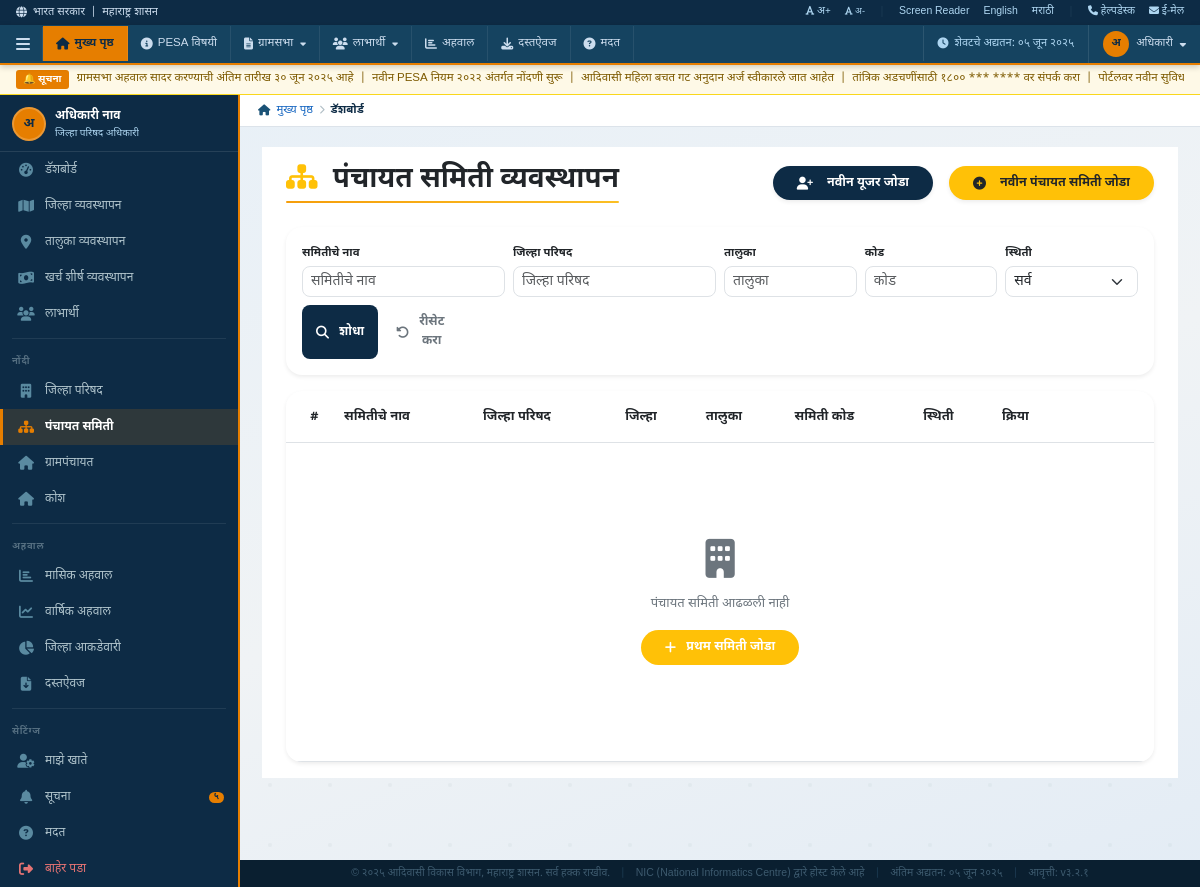
Page /PanchayatSamiti/PS-Manage-Panchayat-Samitis/ (signed in) on the earlier database version.
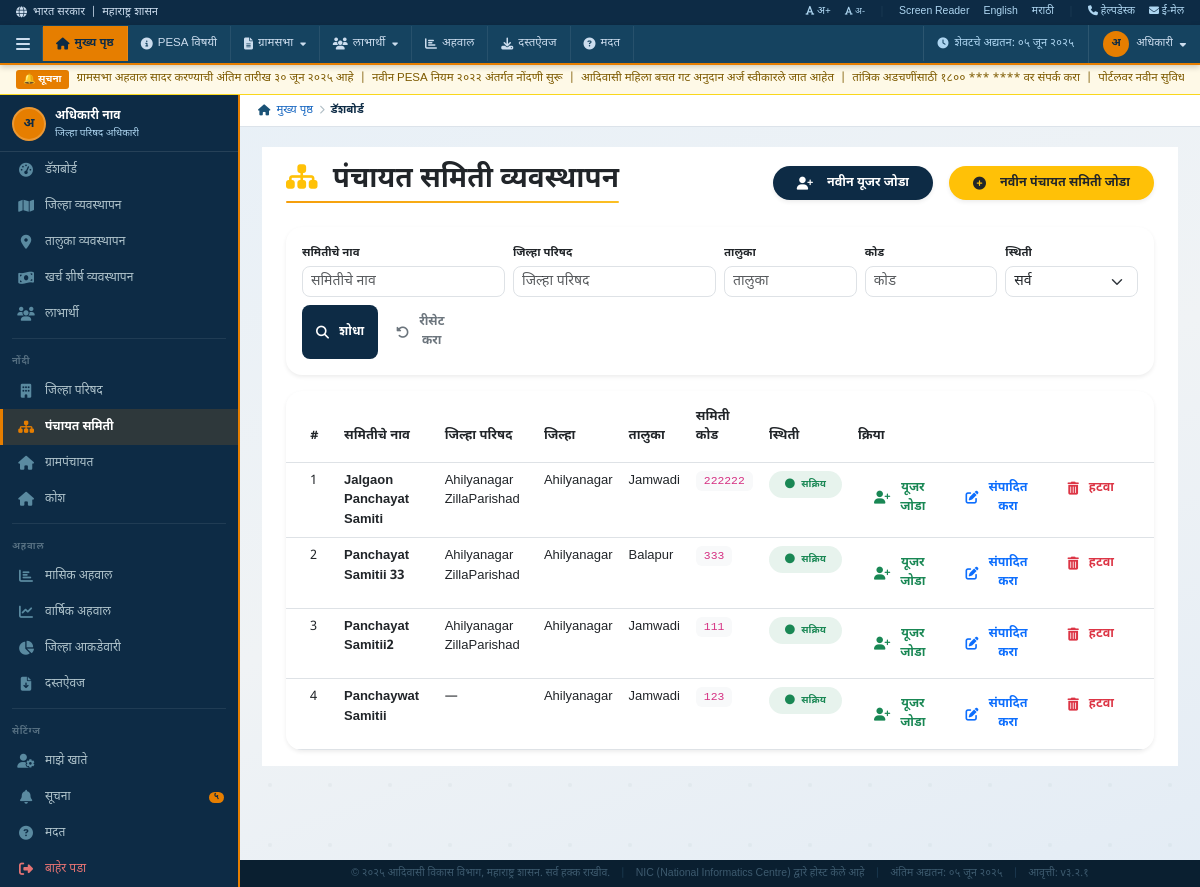
Same page on the later database version.
### PanchayatSamiti/models.py (models this page shows)
class Panchayat_Samiti(models.Model):
    STATUS_CHOICES = (
        ('Active', 'Active'),
        ('Inactive', 'Inactive'),
    )
    zilla_parishad = models.ForeignKey(Zilla_Parishad,on_delete=models.SET_NULL,null=True,blank=True, related_name='panchayat_samitis')
    panchayat_samiti_name = models.CharField(max_length=255,null=True,blank=True)
    panchayat_samiti_code = models.CharField(max_length=255,unique=True,null=True,blank=True)
    taluka = models.ForeignKey(Taluka,on_delete=models.SET_NULL,null=True,blank=True,related_name='panchayat_samitis')
    status = models.CharField(max_length=20,choices=STATUS_CHOICES,default='Active',null=True,blank=True)
    created_at = models.DateTimeField(auto_now_add=True,null=True,blank=True)
    updated_at = models.DateTimeField(auto_now=True,null=True,blank=True)

### ZillaParishad/models.py (models this page shows)
class Zilla_Parishad(models.Model):
    STATUS_CHOICES = (
        ('Active', 'Active'),
        ('Inactive', 'Inactive'),
    )
    zillaParishad_name = models.CharField(max_length=255,null=True,blank=True)
    district = models.ForeignKey(District,on_delete=models.SET_NULL,null=True,blank=True,related_name='zilla_parishads')
    zillaParishad_code = models.CharField(max_length=50,unique=True,null=True,blank=True)
    status = models.CharField(max_length=20,choices=STATUS_CHOICES,default='Active',null=True,blank=True)
    created_at = models.DateTimeField(auto_now_add=True,null=True,blank=True)
    updated_at = models.DateTimeField(auto_now=True,null=True,blank=True)

### Main/models.py (models this page shows, shortened)
class Taluka(models.Model):
    district = models.ForeignKey('District',on_delete=models.SET_NULL,null=True,blank=True,related_name='talukas')
    name = models.CharField(max_length=255, null=True, blank=True)
    created_at = models.DateTimeField(auto_now_add=True, null=True, blank=True)
    updated_at = models.DateTimeField(auto_now=True, null=True, blank=True)

class District(models.Model):
    name = models.CharField(max_length=255, null=True, blank=True)
    created_at = models.DateTimeField(auto_now_add=True, null=True, blank=True)
    updated_at = models.DateTimeField(auto_now=True, null=True, blank=True)

### PanchayatSamiti/views.py (the view, shortened to what this page needs)
# urls.py: path('PS-Manage-Panchayat-Samitis/',views.PS_Manage_Panchayat_Samitis,name='PS-Manage-Panchayat-Samitis'),
def PS_Manage_Panchayat_Samitis(request):
    if not request.session.get('superuser_id'):
        return redirect('SuperUser-Login')
    try:
        user = Super_User.objects.get(
            id=request.session.get('superuser_id'),
            status='Active'
        )
    except Super_User.DoesNotExist:
        request.session.flush()
        return redirect('SuperUser-Login')
    all_zilla_parishads = Zilla_Parishad.objects.filter(status='Active').select_related('district').order_by('zillaParishad_name')
    talukas_by_district = {}
    all_districts = District.objects.all()
    for district in all_districts:
        talukas_by_district[str(district.id)] = list(
            Taluka.objects.filter(district=district).values('id', 'name').order_by('name')
        )
    panchayat_samiti_name = request.GET.get('panchayat_samiti_name', '').strip()
    zilla_parishad_name = request.GET.get('zilla_parishad_name', '').strip()
    taluka_name = request.GET.get('taluka_name', '').strip()
    panchayat_samiti_code = request.GET.get('panchayat_samiti_code', '').strip()
    status_filter = request.GET.get('status', 'all')
    reset = request.GET.get('reset', '')
    if reset:
        panchayat_samiti_name = ''
        zilla_parishad_name = ''
        taluka_name = ''
        panchayat_samiti_code = ''
        status_filter = 'all'
    samitis = Panchayat_Samiti.objects.select_related('zilla_parishad', 'taluka', 'taluka__district').all()
    total_samitis = samitis.count()
    active_count = Panchayat_Samiti.objects.filter(status='Active').count()
    if status_filter == 'active':
        samitis = samitis.filter(status='Active')
    elif status_filter == 'inactive':
        samitis = samitis.filter(status='Inactive')
    if panchayat_samiti_name:
        samitis = samitis.filter(panchayat_samiti_name__icontains=panchayat_samiti_name)
    if zilla_parishad_name:
        samitis = samitis.filter(
            zilla_parishad__zillaParishad_name__icontains=zilla_parishad_name
        )
    if taluka_name:
        samitis = samitis.filter(taluka__name__icontains=taluka_name)
    if panchayat_samiti_code:
        samitis = samitis.filter(panchayat_samiti_code__icontains=panchayat_samiti_code)
    filtered_count = samitis.count()
    samitis = samitis.order_by('-id')
    paginator = Paginator(samitis, 15)
    page_number = request.GET.get('page', 1)
    samitis_page = paginator.get_page(page_number)
    start_index = (samitis_page.number - 1) * paginator.per_page + 1
    context = {
        'user': user,
        'samitis': samitis_page,
        'total_samitis': total_samitis,
        'filtered_count': filtered_count,
        'active_count': active_count,
        'start_index': start_index,
        'panchayat_samiti_name': panchayat_samiti_name,
        'zilla_parishad_name': zilla_parishad_name,
        'taluka_name': taluka_name,
        'panchayat_samiti_code': panchayat_samiti_code,
        'status_filter': status_filter,
        'all_zilla_parishads': all_zilla_parishads,
        'talukas_by_district_json': json.dumps(talukas_by_district),
    }
    return render(request, 'PS-Manage-Panchayat-Samitis.html', context)

### PanchayatSamiti/templates/PS-Manage-Panchayat-Samitis.html (shortened to what this page needs)
{% extends 'Superuser-base.html' %}
{% load static %}
{% block content %}
<div class="container-fluid px-4 py-3 bg-white">
  <div class="d-flex justify-content-between align-items-center flex-wrap gap-3 mb-4">
    <div class="d-inline-block">
      <h3 class="h3 mb-1 fw-bold text-dark">
        <i class="fas fa-sitemap text-warning me-2"></i>
        पंचायत समिती व्यवस्थापन
      </h3>
      <div class="rounded-pill" style="height: 2px; width: 100%; background: linear-gradient(90deg, #f59e0b, #fbbf24);"></div>
    </div>
    <div class="d-flex flex-wrap gap-3 ms-auto">
      <a href="{% url 'PS-Manage-Users' %}"
        class="btn btn-primary d-flex align-items-center fw-semibold px-4 py-2 shadow-sm rounded-pill">
        <i class="fas fa-user-plus me-2"></i>
        <span>नवीन यूजर जोडा</span>
      </a>
      <button type="button"
              class="btn btn-warning text-dark d-flex align-items-center fw-semibold px-4 py-2 shadow-sm rounded-pill"
              data-bs-toggle="modal"
              data-bs-target="#addModal">
        <i class="fas fa-plus-circle me-2"></i>
        <span>नवीन पंचायत समिती जोडा</span>
      </button>
    </div>
  </div>
  <div class="card shadow-sm border-0 rounded-4 mb-3">
    <div class="card-body p-3">
      <form method="GET" action="{% url 'PS-Manage-Panchayat-Samitis' %}">
        <div class="row g-2 align-items-end">
          <div class="col-md-3">
            <label class="form-label small fw-semibold mb-1">समितीचे नाव</label>
            <input type="text" name="panchayat_samiti_name" class="form-control form-control-sm rounded-3"
                   placeholder="समितीचे नाव" value="{{ panchayat_samiti_name|default:'' }}">
          </div>
          <div class="col-md-3">
            <label class="form-label small fw-semibold mb-1">जिल्हा परिषद</label>
            <input type="text" name="zilla_parishad_name" class="form-control form-control-sm rounded-3"
                   placeholder="जिल्हा परिषद" value="{{ zilla_parishad_name|default:'' }}">
          </div>
          <div class="col-md-2">
            <label class="form-label small fw-semibold mb-1">तालुका</label>
            <input type="text" name="taluka_name" class="form-control form-control-sm rounded-3"
                   placeholder="तालुका" value="{{ taluka_name|default:'' }}">
          </div>
          <div class="col-md-2">
            <label class="form-label small fw-semibold mb-1">कोड</label>
            <input type="text" name="panchayat_samiti_code" class="form-control form-control-sm rounded-3"
                   placeholder="कोड" value="{{ panchayat_samiti_code|default:'' }}">
          </div>
          <div class="col-md-2">
            <label class="form-label small fw-semibold mb-1">स्थिती</label>
            <select name="status" class="form-select form-select-sm rounded-3">
              <option value="all" {% if status_filter == 'all' %}selected{% endif %}>सर्व</option>
            </select>
          </div>
          <div class="col-md-2 d-flex gap-1">
            <button type="submit" class="btn btn-primary btn-sm rounded-3 w-100">
              <i class="fas fa-search me-1"></i> शोधा
            </button>
            <a href="{% url 'PS-Manage-Panchayat-Samitis' %}?reset=1" class="btn btn-outline-secondary btn-sm rounded-3 w-100">
              <i class="fas fa-undo-alt me-1"></i> रीसेट करा
            </a>
          </div>
        </div>
      </form>
    </div>
  </div>
  <div class="card border-0 shadow-sm rounded-4">
    <div class="card-body p-0 overflow-auto">
      <table class="table table-hover mb-0">
        <thead class="bg-light">
          <tr>
            <th class="ps-4 py-3" style="width: 50px;">#</th>
            <th class="py-3">समितीचे नाव</th>
            <th class="py-3">जिल्हा परिषद</th>
            <th class="py-3">जिल्हा</th>
            <th class="py-3">तालुका</th>
            <th class="py-3">समिती कोड</th>
            <th class="py-3">स्थिती</th>
            <th class="pe-4 py-3" style="width: 160px;">क्रिया</th>
          </tr>
        </thead>
        <tbody>
          {% if samitis %}
            {% for samiti in samitis %}
            <tr>
              <td class="ps-4">{{ forloop.counter0|add:start_index|default:forloop.counter }}</td>
              <td class="fw-semibold">{{ samiti.panchayat_samiti_name|default:"—" }}</td>
              <td>{{ samiti.zilla_parishad.zillaParishad_name|default:"—" }}</td>
              <td>{{ samiti.taluka.district.name|default:"—" }}</td>
              <td>{{ samiti.taluka.name|default:"—" }}</td>
              <td><code class="bg-light px-2 py-1 rounded">{{ samiti.panchayat_samiti_code|default:"—" }}</code></td>
              <td>
                {% if samiti.status == 'Active' %}
                  <span class="badge bg-success bg-opacity-10 text-success px-3 py-2 rounded-pill">
                    <i class="fas fa-circle fs-10 me-1"></i> सक्रिय
                  </span>
                {% else %}
                  <span class="badge bg-danger bg-opacity-10 text-danger px-3 py-2 rounded-pill">
                    <i class="fas fa-circle fs-10 me-1"></i> निष्क्रिय
                  </span>
                {% endif %}
              </td>
              <td class="pe-4">
                <div class="d-flex gap-2">
                      <a href="{% url 'PS-Manage-Users' %}?pre_selected_samiti={{ samiti.id }}&samiti_name={{ samiti.panchayat_samiti_name|urlencode }}"
                          class="btn btn-sm btn-outline-success rounded-pill px-3">
                          <i class="fas fa-user-plus me-1"></i> यूजर जोडा
                      </a>
                  <button class="btn btn-sm btn-outline-primary rounded-pill px-3"
                          data-bs-toggle="modal" data-bs-target="#editModal{{ samiti.id }}">
                    <i class="fas fa-edit me-1"></i> संपादित करा
                  </button>
                  <form method="POST" action="{% url 'PS-Manage-Panchayat-Samitis' %}"
                        style="display: inline;"
                        onsubmit="return confirm('⚠️ कृपया खात्री करा? ही पंचायत समिती कायमची हटविली जाईल!');">
                    <button type="submit" class="btn btn-sm btn-outline-danger rounded-pill px-3">
                      <i class="fas fa-trash-alt me-1"></i> हटवा
                    </button>
                  </form>
                </div>
              </td>
            </tr>
            {% endfor %}
          {% else %}
            <tr>
              <td colspan="8" class="text-center py-5">
                <div class="py-5">
                  <i class="fas fa-building fa-3x text-secondary mb-3 d-block"></i>
                  <p class="text-secondary mb-3">पंचायत समिती आढळली नाही</p>
                  <button type="button" class="btn btn-warning text-white rounded-pill px-4" data-bs-toggle="modal" data-bs-target="#addModal">
                    <i class="fas fa-plus me-1"></i> प्रथम समिती जोडा
                  </button>
                </div>
              </td>
            </tr>
          {% endif %}
        </tbody>
      </table>
    </div>
  </div>
</div>
{% endblock %}

Differences in the rows shown:
added Panchayat_Samiti: panchayat_samiti_name "Jalgaon Panchayat Samiti", zilla_parishad.zillaParishad_name "Ahilyanagar ZillaParishad", taluka.district.name "Ahilyanagar", taluka.name "Jamwadi", panchayat_samiti_code "222222", status "Active" (drawn)
added Panchayat_Samiti: panchayat_samiti_name "Panchayat Samitii 33", zilla_parishad.zillaParishad_name "Ahilyanagar ZillaParishad", taluka.district.name "Ahilyanagar", taluka.name "Balapur", panchayat_samiti_code "333", status "Active" (drawn)
added Panchayat_Samiti: panchayat_samiti_name "Panchayat Samitii2", zilla_parishad.zillaParishad_name "Ahilyanagar ZillaParishad", taluka.district.name "Ahilyanagar", taluka.name "Jamwadi", panchayat_samiti_code "111", status "Active" (drawn)
added Panchayat_Samiti: panchayat_samiti_name "Panchaywat Samitii", zilla_parishad.zillaParishad_name "—", taluka.district.name "Ahilyanagar", taluka.name "Jamwadi", panchayat_samiti_code "123", status "Active" (drawn)
Other differences:
text no longer shown: "पंचायत समिती आढळली नाही प्रथम समिती जोडा"
